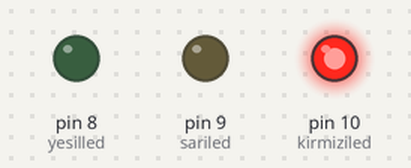
A sketch run on a simulated Arduino Uno, built with avr-gcc and run on an emulated ATmega328P. On the bench: output pins drawn as LEDs (lit = HIGH).

Above: at 5.0 s.
At 11.0 s:
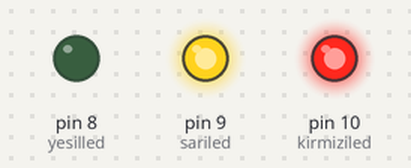
At 17.0 s:
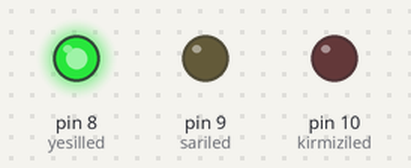
At 23.0 s:
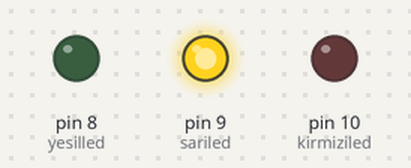
Timing chart, 0 to 31.2 s (numbered marks = the images above):
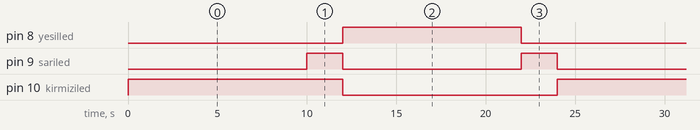

Measured:
- by itself, pin 8 (yesilled): alternates HIGH for 10.0 s and LOW for 14.0 s
- by itself, pin 9 (sariled): alternates HIGH for 2.0 s and LOW for 10.0 s
- by itself, pin 10 (kirmiziled): alternates HIGH for 12.0 s and LOW for 12.0 s

The sketch:

exquisite_densor1.ino
```cpp
int kirmiziled = 10;
int sariled=9;
int yesilled = 8;

void setup()
{
  pinMode(kirmiziled, OUTPUT);
  pinMode(sariled, OUTPUT);
  pinMode(yesilled, OUTPUT);
}

void loop()
{
  digitalWrite(kirmiziled, HIGH);
  delay(10000);

  digitalWrite(sariled,HIGH);
  delay(2000);

  digitalWrite(kirmiziled,LOW);
  digitalWrite(sariled,LOW);
  digitalWrite(yesilled,HIGH);
  delay(10000);

  digitalWrite(sariled,HIGH);
  digitalWrite(yesilled,LOW);
  delay(2000);

  digitalWrite(sariled,LOW);


}
```
